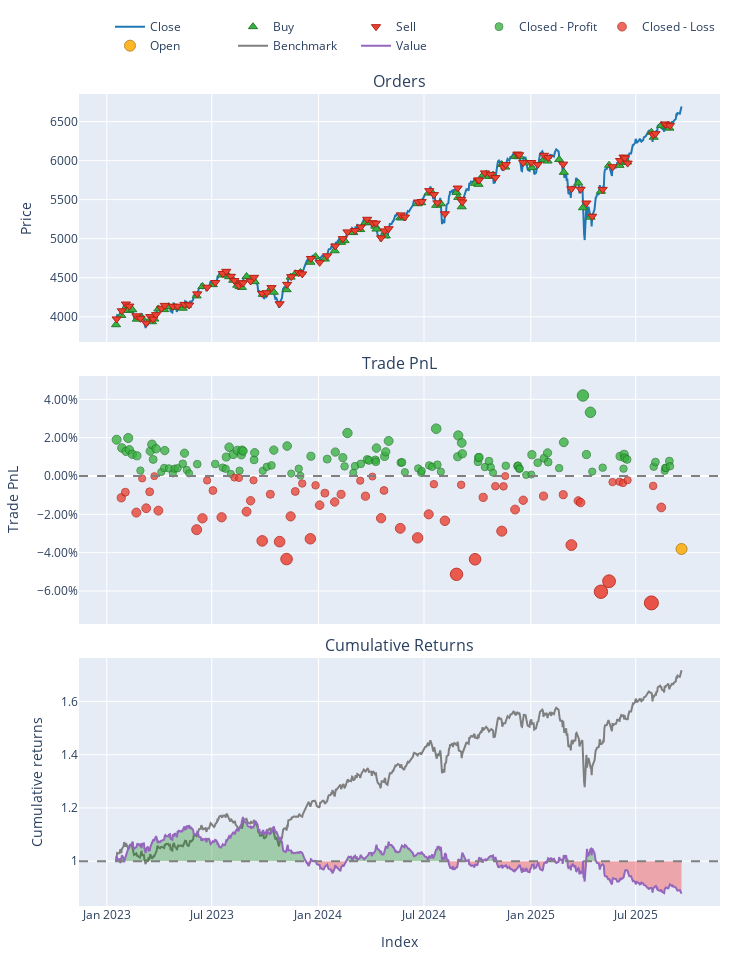

Notebook cell for this chart:
### Code cell
import pandas as pd
import numpy as np
from sklearn.ensemble import RandomForestRegressor
from sklearn.metrics import mean_absolute_error
import matplotlib.pyplot as plt

window_years = 3  # nombre d'années de données pour entraîner (ex : 3 ans)
trading_days_per_year = 250
window_size = window_years * trading_days_per_year  # ~750 jours
start_date = '2023-01-15'
end_date = '2025-09-18'
df = data.copy()

features = df.drop(columns=['cible'])
target = df['cible']

# === Initialisation des listes === #
predictions = []
true_values = []
prediction_dates = []
signals = []          # signal d'achat (True) ou non (False)
portfolio_returns = []  # rendement journalier du portefeuille

for current_date in pd.date_range(start=start_date, end=end_date, freq='B'):  # freq='B' = jours ouvrés
    if current_date not in df.index:
        continue

    end_train_idx = df.index.get_loc(current_date)
    start_train_idx = end_train_idx - window_size

    if start_train_idx < 0:
        continue  # pas assez d'historique

    # Définir les fenêtres d'entraînement et de test
    X_train = features.iloc[start_train_idx:end_train_idx]
    y_train = target.iloc[start_train_idx:end_train_idx]

    X_test = features.loc[[current_date]]
    y_test = target.loc[current_date]

    # Entraîner le modèle
    model = RandomForestRegressor(n_estimators=250, random_state=42, n_jobs=-1)
    model.fit(X_train, y_train)

    # Prédire
    y_pred = model.predict(X_test)[0]

    # Stocker
    predictions.append(y_pred)
    true_values.append(y_test)
    prediction_dates.append(current_date)

    # Calculer le signal : acheter si la prediction est plus haute que le dernier prix connu
    last_price = y_train.iloc[-1]
    signal = y_pred > last_price
    signals.append(signal)

    print(f"Date {current_date.date()} : entraînement modèle, prediction et backtesting...")

# Pour aligner les dates des rendements (décalage d’un jour par rapport aux signaux)
returns_dates = prediction_dates[1:]

# === Résultats === #
results = pd.DataFrame({
    'cible': true_values,
    'prediction': predictions,
    'Signal achat': signals
}, index=prediction_dates)

# results.to_csv('rf.csv', sep= '|')

previous_price = df['cible'].reindex(results.index)
long_entries = results['prediction'] > previous_price
long_exits = results['prediction'] < previous_price

short_entries = results['prediction'] < previous_price
short_exits = results['prediction'] > previous_price
price = df['cible'].reindex(results.index)

portfolio = vbt.Portfolio.from_signals(
    close=price,
    entries=long_entries,
    exits = long_exits,
    short_entries = short_entries,
    short_exits = short_exits
)

portfolio.plot().show()
print(portfolio.stats())

# === Évaluation === #
mae = mean_absolute_error(results['cible'], results['prediction'])
print(f"\n✅ MAE global ({start_date} ➜ {end_date}): {mae:.2f}\n")

print(results.head())

# # === Performance portefeuille === #
# portfolio_returns = np.array(portfolio_returns)
# cumulative_returns = np.cumprod(1 + portfolio_returns) - 1

# print(f"Retour cumulé du portefeuille: {cumulative_returns[-1]:.2%}")

# # === Affichage === #
plt.figure(figsize=(12,6))
plt.plot(results.index, results['cible'], label='cible', color='blue')
plt.plot(results.index, results['prediction'], label='prediction', color='red', alpha=0.7)
plt.title("Modèle Random Forest avec fenêtre glissante")
plt.xlabel("Date")
plt.ylabel("S&P 500 (ou cible)")
plt.legend()
plt.grid(True, alpha=0.3)
plt.tight_layout()
plt.show()
